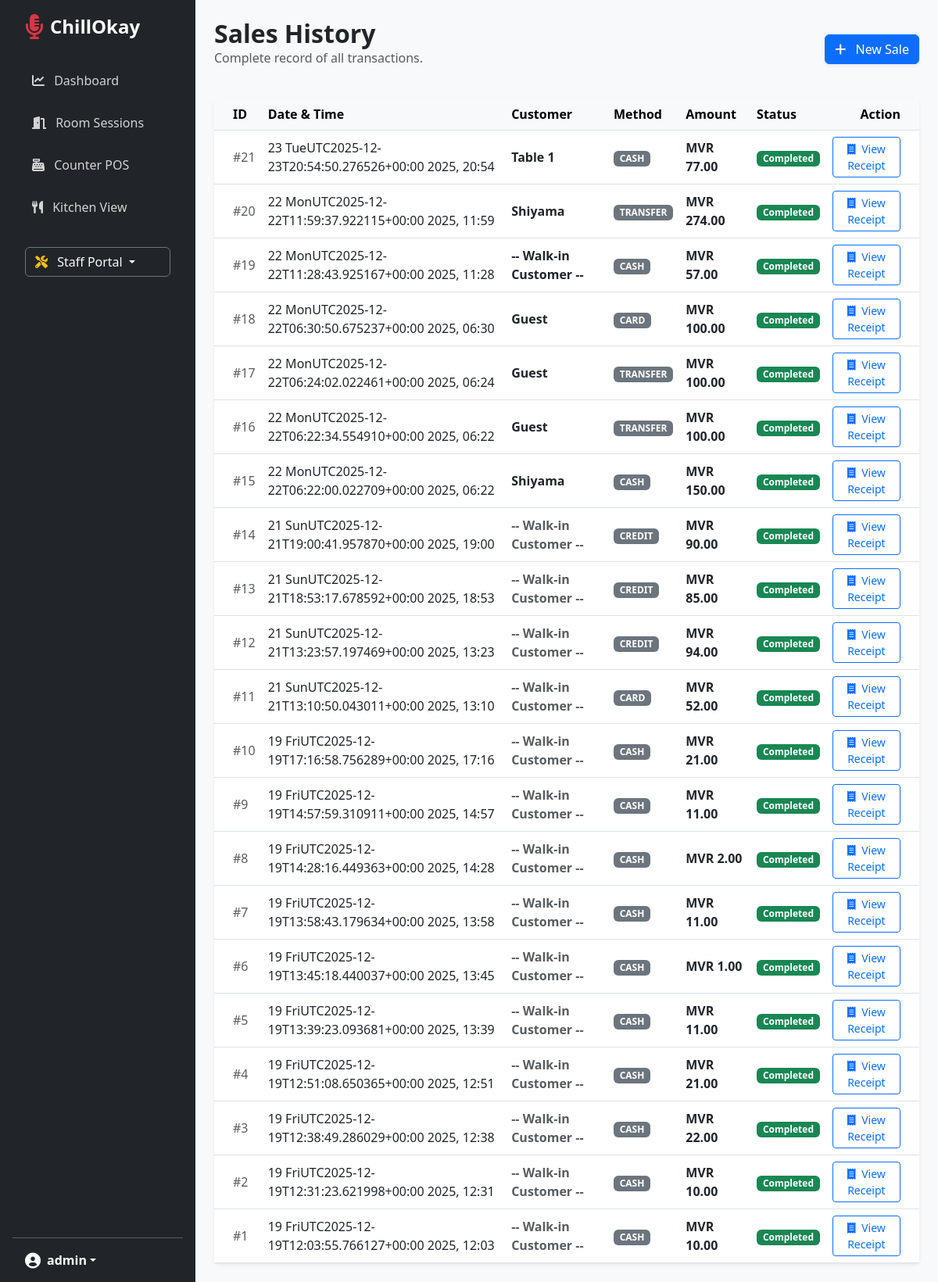
Screenshot of /karaoke/sales-history/ (signed in) with the database file from the repository.
### core/models.py (models this page shows, shortened)
class SaleTransaction(models.Model):
    outlet = models.ForeignKey(Outlet, on_delete=models.CASCADE, related_name='sales', null=True)
    customer = models.ForeignKey(Customer, on_delete=models.SET_NULL, null=True, blank=True)
    date = models.DateTimeField(auto_now_add=True)
    total_amount = models.DecimalField(max_digits=10, decimal_places=2)
    payment_method = models.CharField(max_length=50, default='Cash')
    customer_name = models.CharField(max_length=100, blank=True, null=True)
    status = models.CharField(max_length=20, default='Completed')

### karaoke/views.py (the view)
# urls.py: path('sales-history/', views.sales_history, name='sales_history'),
@login_required
def sales_history(request):
    return render(request, 'karaoke/sales_history.html', {'sales': SaleTransaction.objects.all().order_by('-date')})

### core/multi_tenant.py (called while the page is built, shortened)
def get_user_outlet(user):
    try:
        if hasattr(user, 'employee') and user.employee:
            return user.employee.outlet
    except:
        pass

### karaoke/templates/karaoke/sales_history.html (shortened to what this page needs)
{% extends 'base.html' %}
{% block content %}
<div class="container-fluid p-4">
    <div class="d-flex justify-content-between align-items-center mb-4">
        <div>
            <h2 class="fw-bold mb-0">Sales History</h2>
            <p class="text-muted">Complete record of all transactions.</p>
        </div>
        <a href="{% url 'record_sale' %}" class="btn btn-primary shadow-sm">
            <i class="fas fa-plus me-2"></i> New Sale
        </a>
    </div>
    <div class="card border-0 shadow-sm">
        <div class="table-responsive">
            <table class="table table-hover align-middle mb-0">
                <thead class="table-light">
                    <tr>
                        <th class="ps-4">ID</th>
                        <th>Date & Time</th>
                        <th>Customer</th>
                        <th>Method</th>
                        <th>Amount</th>
                        <th>Status</th>
                        <th class="text-end pe-4">Action</th>
                    </tr>
                </thead>
                <tbody>
                    {% for sale in sales %}
                    <tr>
                        <td class="ps-4 text-muted">#{{ sale.id }}</td>
                        <td>{{ sale.date|date:"d Dec Y, H:i" }}</td>
                        <td>
                            <span class="fw-semibold">
                                {% if sale.customer_name %}
                                    {{ sale.customer_name }}
                                {% elif sale.customer %}
                                    {{ sale.customer.name }}
                                {% else %}
                                    <span class="text-muted">-- Walk-in Customer --</span>
                                {% endif %}
                            </span>
                        </td>
                        <td>
                            <span class="badge bg-secondary text-uppercase">{{ sale.payment_method }}</span>
                        </td>
                        <td><span class="fw-bold">{{ currency|default:"MVR" }} {{ sale.total_amount }}</span></td>
                        <td><span class="badge bg-success">Completed</span></td>
                        <td class="text-end pe-4">
                            <a href="{% url 'receipt_detail' sale.id %}" class="btn btn-sm btn-outline-primary">
                                <i class="fas fa-receipt me-1"></i> View Receipt
                            </a>
                        </td>
                    </tr>
                    {% endfor %}
                </tbody>
            </table>
        </div>
    </div>
</div>
{% endblock %}

### core/templates/base.html (shortened to what this page needs)
<!DOCTYPE html>
<html lang="en">
<head>
    <link href="https://cdn.jsdelivr.net/npm/bootstrap@5.3.0/dist/css/bootstrap.min.css" rel="stylesheet">
    <link rel="stylesheet" href="https://cdnjs.cloudflare.com/ajax/libs/font-awesome/6.0.0/all.min.css">
</head>
<body class="d-flex">
    <nav class="sidebar d-flex flex-column p-3">
        <a href="{% url 'dashboard' %}" class="d-flex align-items-center mb-4 me-md-auto text-white text-decoration-none px-3">
            <i class="fas fa-microphone-alt fa-2x me-2 text-danger"></i>
            <span class="fs-4 fw-bold">ChillOkay</span>
        </a>
        <ul class="nav nav-pills flex-column mb-auto">
            <li class="nav-item">
                <a href="{% url 'dashboard' %}" class="nav-link {% if request.resolver_match.url_name == 'dashboard' %}active{% endif %}">
                    <i class="fas fa-chart-line me-2"></i> Dashboard
                </a>
            </li>
            <li>
                <a href="{% url 'karaoke_list' %}" class="nav-link {% if request.resolver_match.url_name == 'karaoke_list' %}active{% endif %}">
                    <i class="fas fa-door-open me-2"></i> Room Sessions
                </a>
            </li>
            <li>
                <a href="{% url 'record_sale' %}" class="nav-link {% if request.resolver_match.url_name == 'record_sale' %}active{% endif %}">
                    <i class="fas fa-cash-register me-2"></i> Counter POS
                </a>
            </li>
            <li>
                <a href="{% url 'kitchen_view' %}" class="nav-link {% if request.resolver_match.url_name == 'kitchen_view' %}active{% endif %}">
                    <i class="fas fa-utensils me-2"></i> Kitchen View
                </a>
            </li>
            <li class="nav-item dropdown mt-4 px-3">
                <a class="btn btn-outline-light dropdown-toggle w-100 text-start border-secondary" href="#" role="button" data-bs-toggle="dropdown">
                    <i class="fas fa-tools me-2 text-warning"></i> Staff Portal
                </a>
            </li>
        </ul>
        <hr>
        <div class="dropdown px-3">
            <a href="#" class="d-flex align-items-center text-white text-decoration-none dropdown-toggle" data-bs-toggle="dropdown">
                <i class="fas fa-user-circle fa-lg me-2"></i>
                <strong>{{ request.user.username }}</strong>
            </a>
        </div>
    </nav>
    <main class="main-content">
        {% block content %}{% endblock %}
    </main>
</body>
</html>

### core/templates/base.html (style rules this page uses)
body { background-color: #f8f9fa; }
.sidebar { min-width: 250px; max-width: 250px; min-height: 100vh; background: #212529; color: white; transition: all 0.3s; }
.sidebar .nav-link { color: rgba(255,255,255,0.8); border-radius: 5px; margin: 5px 15px; padding: 10px; }
.main-content { width: 100%; }

### rows the page displays
SaleTransaction: id "21", date "23 TueUTC2025-12-23T20:54:50.276526+00:00 2025, 20:54", customer_name "Table 1", payment_method "CASH", currency "MVR", total_amount "77.00"
SaleTransaction: id "20", date "22 MonUTC2025-12-22T11:59:37.922115+00:00 2025, 11:59", customer_name "Shiyama", payment_method "TRANSFER", currency "MVR", total_amount "274.00"
SaleTransaction: id "19", date "22 MonUTC2025-12-22T11:28:43.925167+00:00 2025, 11:28", customer_name "-- Walk-in Customer --", payment_method "CASH", currency "MVR", total_amount "57.00"
SaleTransaction: id "18", date "22 MonUTC2025-12-22T06:30:50.675237+00:00 2025, 06:30", customer_name "Guest", payment_method "CARD", currency "MVR", total_amount "100.00"
SaleTransaction: id "17", date "22 MonUTC2025-12-22T06:24:02.022461+00:00 2025, 06:24", customer_name "Guest", payment_method "TRANSFER", currency "MVR", total_amount "100.00"
SaleTransaction: id "16", date "22 MonUTC2025-12-22T06:22:34.554910+00:00 2025, 06:22", customer_name "Guest", payment_method "TRANSFER", currency "MVR", total_amount "100.00"
SaleTransaction: id "15", date "22 MonUTC2025-12-22T06:22:00.022709+00:00 2025, 06:22", customer_name "Shiyama", payment_method "CASH", currency "MVR", total_amount "150.00"
SaleTransaction: id "14", date "21 SunUTC2025-12-21T19:00:41.957870+00:00 2025, 19:00", shows "-- Walk-in Customer --", payment_method "CREDIT", currency "MVR", total_amount "90.00"
SaleTransaction: id "13", date "21 SunUTC2025-12-21T18:53:17.678592+00:00 2025, 18:53", shows "-- Walk-in Customer --", payment_method "CREDIT", currency "MVR", total_amount "85.00"
SaleTransaction: id "12", date "21 SunUTC2025-12-21T13:23:57.197469+00:00 2025, 13:23", shows "-- Walk-in Customer --", payment_method "CREDIT", currency "MVR", total_amount "94.00"
SaleTransaction: id "11", date "21 SunUTC2025-12-21T13:10:50.043011+00:00 2025, 13:10", shows "-- Walk-in Customer --", payment_method "CARD", currency "MVR", total_amount "52.00"
SaleTransaction: id "10", date "19 FriUTC2025-12-19T17:16:58.756289+00:00 2025, 17:16", shows "-- Walk-in Customer --", payment_method "CASH", currency "MVR", total_amount "21.00"
SaleTransaction: id "9", date "19 FriUTC2025-12-19T14:57:59.310911+00:00 2025, 14:57", shows "-- Walk-in Customer --", payment_method "CASH", currency "MVR", total_amount "11.00"
SaleTransaction: id "8", date "19 FriUTC2025-12-19T14:28:16.449363+00:00 2025, 14:28", shows "-- Walk-in Customer --", payment_method "CASH", currency "MVR", total_amount "2.00"
SaleTransaction: id "7", date "19 FriUTC2025-12-19T13:58:43.179634+00:00 2025, 13:58", shows "-- Walk-in Customer --", payment_method "CASH", currency "MVR", total_amount "11.00"
SaleTransaction: id "6", date "19 FriUTC2025-12-19T13:45:18.440037+00:00 2025, 13:45", shows "-- Walk-in Customer --", payment_method "CASH", currency "MVR", total_amount "1.00"
SaleTransaction: id "5", date "19 FriUTC2025-12-19T13:39:23.093681+00:00 2025, 13:39", shows "-- Walk-in Customer --", payment_method "CASH", currency "MVR", total_amount "11.00"
SaleTransaction: id "4", date "19 FriUTC2025-12-19T12:51:08.650365+00:00 2025, 12:51", shows "-- Walk-in Customer --", payment_method "CASH", currency "MVR", total_amount "21.00"
SaleTransaction: id "3", date "19 FriUTC2025-12-19T12:38:49.286029+00:00 2025, 12:38", shows "-- Walk-in Customer --", payment_method "CASH", currency "MVR", total_amount "22.00"
SaleTransaction: id "2", date "19 FriUTC2025-12-19T12:31:23.621998+00:00 2025, 12:31", shows "-- Walk-in Customer --", payment_method "CASH", currency "MVR", total_amount "10.00"
SaleTransaction: id "1", date "19 FriUTC2025-12-19T12:03:55.766127+00:00 2025, 12:03", shows "-- Walk-in Customer --", payment_method "CASH", currency "MVR", total_amount "10.00"

### other values shown
{{ request.user.username }} "admin"
